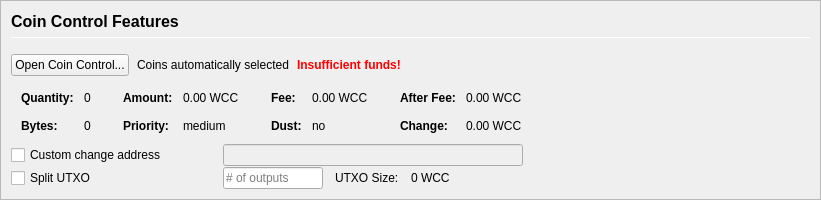
         <widget class="QFrame" name="frameCoinControl">
          <property name="sizePolicy">
           <sizepolicy hsizetype="Expanding" vsizetype="Expanding">
            <horstretch>0</horstretch>
            <verstretch>0</verstretch>
           </sizepolicy>
          </property>
          <property name="maximumSize">
           <size>
            <width>16777215</width>
            <height>16777215</height>
           </size>
          </property>
          <property name="frameShape">
           <enum>QFrame::StyledPanel</enum>
          </property>
          <property name="frameShadow">
           <enum>QFrame::Sunken</enum>
          </property>
          <layout class="QVBoxLayout" name="verticalLayoutCoinControl2">
           <property name="spacing">
            <number>0</number>
           </property>
           <property name="margin">
            <number>0</number>
           </property>
           <item>
            <widget class="QFrame" name="frameCoinControl_BG">
             <layout class="QVBoxLayout" name="verticalLayoutCoinControl" stretch="0,0,0,0,0,0">
              <property name="spacing">
               <number>1</number>
              </property>
              <property name="leftMargin">
               <number>10</number>
              </property>
              <property name="topMargin">
               <number>10</number>
              </property>
              <item>
               <layout class="QHBoxLayout" name="horizontalLayoutCoinControl1">
                <property name="bottomMargin">
                 <number>15</number>
                </property>
                <item>
                 <layout class="QVBoxLayout" name="verticalLayout_3">
                  <property name="spacing">
                   <number>6</number>
                  </property>
                  <item>
                   <widget class="QLabel" name="labelCoinControlFeatures">
                    <property name="sizePolicy">
                     <sizepolicy hsizetype="Preferred" vsizetype="Maximum">
                      <horstretch>0</horstretch>
                      <verstretch>0</verstretch>
                     </sizepolicy>
                    </property>
                    <property name="minimumSize">
                     <size>
                      <width>0</width>
                      <height>20</height>
                     </size>
                    </property>
                    <property name="font">
                     <font>
                      <pointsize>12</pointsize>
                      <weight>75</weight>
                      <bold>true</bold>
                     </font>
                    </property>
                    <property name="styleSheet">
                     <string notr="true">font-weight:bold;</string>
                    </property>
                    <property name="text">
                     <string>Coin Control Features</string>
                    </property>
                   </widget>
                  </item>
                  <item>
                   <widget class="Line" name="line">
                    <property name="minimumSize">
                     <size>
                      <width>0</width>
                      <height>1</height>
                     </size>
                    </property>
                    <property name="maximumSize">
                     <size>
                      <width>16777215</width>
                      <height>1</height>
                     </size>
                    </property>
                    <property name="orientation">
                     <enum>Qt::Horizontal</enum>
                    </property>
                   </widget>
                  </item>
                 </layout>
                </item>
               </layout>
              </item>
              <item>
               <layout class="QHBoxLayout" name="horizontalLayoutCoinControl2" stretch="0,0,0,0">
                <property name="spacing">
                 <number>8</number>
                </property>
                <property name="bottomMargin">
                 <number>10</number>
                </property>
                <item>
                 <widget class="QPushButton" name="pushButtonCoinControl">
                  <property name="styleSheet">
                   <string notr="true"/>
                  </property>
                  <property name="text">
                   <string>Open Coin Control...</string>
                  </property>
                  <property name="autoDefault">
                   <bool>false</bool>
                  </property>
                 </widget>
                </item>
                <item>
                 <widget class="QLabel" name="labelCoinControlAutomaticallySelected">
                  <property name="text">
                   <string>Coins automatically selected</string>
                  </property>
                  <property name="margin">
                   <number>5</number>
                  </property>
                 </widget>
                </item>
                <item>
                 <widget class="QLabel" name="labelCoinControlInsuffFunds">
                  <property name="font">
                   <font>
                    <weight>75</weight>
                    <bold>true</bold>
                   </font>
                  </property>
                  <property name="styleSheet">
                   <string notr="true">color:red;font-weight:bold;</string>
                  </property>
                  <property name="text">
                   <string>Insufficient funds!</string>
                  </property>
                  <property name="margin">
                   <number>5</number>
                  </property>
                 </widget>
                </item>
                <item>
                 <spacer name="horizontalSpacerCoinControl">
                  <property name="orientation">
                   <enum>Qt::Horizontal</enum>
                  </property>
                  <property name="sizeHint" stdset="0">
                   <size>
                    <width>40</width>
                    <height>1</height>
                   </size>
                  </property>
                 </spacer>
                </item>
               </layout>
              </item>
              <item>
               <widget class="QWidget" name="widgetCoinControl" native="true">
                <property name="sizePolicy">
                 <sizepolicy hsizetype="Preferred" vsizetype="Preferred">
                  <horstretch>0</horstretch>
                  <verstretch>0</verstretch>
                 </sizepolicy>
                </property>
                <property name="minimumSize">
                 <size>
                  <width>0</width>
                  <height>0</height>
                 </size>
                </property>
                <property name="styleSheet">
                 <string notr="true"/>
                </property>
                <layout class="QHBoxLayout" name="horizontalLayoutCoinControl5">
                 <property name="margin">
                  <number>0</number>
                 </property>
                 <item>
                  <layout class="QHBoxLayout" name="horizontalLayoutCoinControl3" stretch="0,0,0,1">
                   <property name="spacing">
                    <number>20</number>
                   </property>
                   <property name="topMargin">
                    <number>0</number>
                   </property>
                   <property name="bottomMargin">
                    <number>10</number>
                   </property>
                   <item>
                    <layout class="QFormLayout" name="formLayoutCoinControl1">
                     <property name="horizontalSpacing">
                      <number>10</number>
                     </property>
                     <property name="verticalSpacing">
                      <number>14</number>
                     </property>
                     <property name="leftMargin">
                      <number>10</number>
                     </property>
                     <property name="topMargin">
                      <number>4</number>
                     </property>
                     <property name="rightMargin">
                      <number>6</number>
                     </property>
                     <item row="0" column="0">
                      <widget class="QLabel" name="labelCoinControlQuantityText">
                       <property name="font">
                        <font>
                         <weight>75</weight>
                         <bold>true</bold>
                        </font>
                       </property>
                       <property name="text">
                        <string>Quantity:</string>
                       </property>
                       <property name="margin">
                        <number>0</number>
                       </property>
                      </widget>
                     </item>
                     <item row="0" column="1">
                      <widget class="QLabel" name="labelCoinControlQuantity">
                       <property name="cursor">
                        <cursorShape>IBeamCursor</cursorShape>
                       </property>
                       <property name="contextMenuPolicy">
                        <enum>Qt::ActionsContextMenu</enum>
                       </property>
                       <property name="text">
                        <string notr="true">0</string>
                       </property>
                       <property name="margin">
                        <number>0</number>
                       </property>
                       <property name="textInteractionFlags">
                        <set>Qt::LinksAccessibleByMouse|Qt::TextSelectableByKeyboard|Qt::TextSelectableByMouse</set>
                       </property>
                      </widget>
                     </item>
                     <item row="1" column="0">
                      <widget class="QLabel" name="labelCoinControlBytesText">
                       <property name="font">
                        <font>
                         <weight>75</weight>
                         <bold>true</bold>
                        </font>
                       </property>
                       <property name="text">
                        <string>Bytes:</string>
                       </property>
                      </widget>
                     </item>
                     <item row="1" column="1">
                      <widget class="QLabel" name="labelCoinControlBytes">
                       <property name="cursor">
                        <cursorShape>IBeamCursor</cursorShape>
                       </property>
                       <property name="contextMenuPolicy">
                        <enum>Qt::ActionsContextMenu</enum>
                       </property>
                       <property name="text">
                        <string notr="true">0</string>
                       </property>
                       <property name="textInteractionFlags">
                        <set>Qt::LinksAccessibleByMouse|Qt::TextSelectableByKeyboard|Qt::TextSelectableByMouse</set>
                       </property>
                      </widget>
                     </item>
                    </layout>
                   </item>
                   <item>
                    <layout class="QFormLayout" name="formLayoutCoinControl2">
                     <property name="horizontalSpacing">
                      <number>10</number>
                     </property>
                     <property name="verticalSpacing">
                      <number>14</number>
                     </property>
                     <property name="leftMargin">
                      <number>6</number>
                     </property>
                     <property name="topMargin">
                      <number>4</number>
                     </property>
                     <property name="rightMargin">
                      <number>6</number>
                     </property>
                     <item row="0" column="0">
                      <widget class="QLabel" name="labelCoinControlAmountText">
                       <property name="font">
                        <font>
                         <weight>75</weight>
                         <bold>true</bold>
                        </font>
                       </property>
                       <property name="text">
                        <string>Amount:</string>
                       </property>
                       <property name="margin">
                        <number>0</number>
                       </property>
                      </widget>
                     </item>
                     <item row="0" column="1">
                      <widget class="QLabel" name="labelCoinControlAmount">
                       <property name="cursor">
                        <cursorShape>IBeamCursor</cursorShape>
                       </property>
                       <property name="contextMenuPolicy">
                        <enum>Qt::ActionsContextMenu</enum>
                       </property>
                       <property name="text">
                        <string notr="true">0.00 WCC</string>
                       </property>
                       <property name="textInteractionFlags">
                        <set>Qt::LinksAccessibleByMouse|Qt::TextSelectableByKeyboard|Qt::TextSelectableByMouse</set>
                       </property>
                      </widget>
                     </item>
                     <item row="1" column="0">
                      <widget class="QLabel" name="labelCoinControlPriorityText">
                       <property name="font">
                        <font>
                         <weight>75</weight>
                         <bold>true</bold>
                        </font>
                       </property>
                       <property name="text">
                        <string>Priority:</string>
                       </property>
                      </widget>
                     </item>
                     <item row="1" column="1">
                      <widget class="QLabel" name="labelCoinControlPriority">
                       <property name="cursor">
                        <cursorShape>IBeamCursor</cursorShape>
                       </property>
                       <property name="contextMenuPolicy">
                        <enum>Qt::ActionsContextMenu</enum>
                       </property>
                       <property name="text">
                        <string>medium</string>
                       </property>
                       <property name="textInteractionFlags">
                        <set>Qt::LinksAccessibleByMouse|Qt::TextSelectableByKeyboard|Qt::TextSelectableByMouse</set>
                       </property>
                      </widget>
                     </item>
                    </layout>
                   </item>
                   <item>
                    <layout class="QFormLayout" name="formLayoutCoinControl3">
                     <property name="horizontalSpacing">
                      <number>10</number>
                     </property>
                     <property name="verticalSpacing">
                      <number>14</number>
                     </property>
                     <property name="leftMargin">
                      <number>6</number>
                     </property>
                     <property name="topMargin">
                      <number>4</number>
                     </property>
                     <property name="rightMargin">
                      <number>6</number>
                     </property>
                     <item row="0" column="0">
                      <widget class="QLabel" name="labelCoinControlFeeText">
                       <property name="font">
                        <font>
                         <weight>75</weight>
                         <bold>true</bold>
                        </font>
                       </property>
                       <property name="text">
                        <string>Fee:</string>
                       </property>
                       <property name="margin">
                        <number>0</number>
                       </property>
                      </widget>
                     </item>
                     <item row="0" column="1">
                      <widget class="QLabel" name="labelCoinControlFee">
                       <property name="cursor">
                        <cursorShape>IBeamCursor</cursorShape>
                       </property>
                       <property name="contextMenuPolicy">
                        <enum>Qt::ActionsContextMenu</enum>
                       </property>
                       <property name="text">
                        <string notr="true">0.00 WCC</string>
                       </property>
                       <property name="textInteractionFlags">
                        <set>Qt::LinksAccessibleByMouse|Qt::TextSelectableByKeyboard|Qt::TextSelectableByMouse</set>
                       </property>
                      </widget>
                     </item>
                     <item row="1" column="0">
                      <widget class="QLabel" name="labelCoinControlLowOutputText">
                       <property name="font">
                        <font>
                         <weight>75</weight>
                         <bold>true</bold>
                        </font>
                       </property>
                       <property name="text">
                        <string>Dust:</string>
                       </property>
                      </widget>
                     </item>
                     <item row="1" column="1">
                      <widget class="QLabel" name="labelCoinControlLowOutput">
                       <property name="cursor">
                        <cursorShape>IBeamCursor</cursorShape>
                       </property>
                       <property name="contextMenuPolicy">
                        <enum>Qt::ActionsContextMenu</enum>
                       </property>
                       <property name="text">
                        <string>no</string>
                       </property>
                       <property name="textInteractionFlags">
                        <set>Qt::LinksAccessibleByMouse|Qt::TextSelectableByKeyboard|Qt::TextSelectableByMouse</set>
                       </property>
                      </widget>
                     </item>
                    </layout>
                   </item>
                   <item>
                    <layout class="QFormLayout" name="formLayoutCoinControl4">
                     <property name="horizontalSpacing">
                      <number>10</number>
                     </property>
                     <property name="verticalSpacing">
                      <number>14</number>
                     </property>
                     <property name="leftMargin">
                      <number>6</number>
                     </property>
                     <property name="topMargin">
                      <number>4</number>
                     </property>
                     <property name="rightMargin">
                      <number>6</number>
                     </property>
                     <item row="0" column="0">
                      <widget class="QLabel" name="labelCoinControlAfterFeeText">
                       <property name="font">
                        <font>
                         <weight>75</weight>
                         <bold>true</bold>
                        </font>
                       </property>
                       <property name="text">
                        <string>After Fee:</string>
                       </property>
                       <property name="margin">
                        <number>0</number>
                       </property>
                      </widget>
                     </item>
                     <item row="0" column="1">
                      <widget class="QLabel" name="labelCoinControlAfterFee">
                       <property name="cursor">
                        <cursorShape>IBeamCursor</cursorShape>
                       </property>
                       <property name="contextMenuPolicy">
                        <enum>Qt::ActionsContextMenu</enum>
                       </property>
                       <property name="text">
                        <string notr="true">0.00 WCC</string>
                       </property>
                       <property name="textInteractionFlags">
                        <set>Qt::LinksAccessibleByMouse|Qt::TextSelectableByKeyboard|Qt::TextSelectableByMouse</set>
                       </property>
                      </widget>
                     </item>
                     <item row="1" column="0">
                      <widget class="QLabel" name="labelCoinControlChangeText">
                       <property name="font">
                        <font>
                         <weight>75</weight>
                         <bold>true</bold>
                        </font>
                       </property>
                       <property name="text">
                        <string>Change:</string>
                       </property>
                      </widget>
                     </item>
                     <item row="1" column="1">
                      <widget class="QLabel" name="labelCoinControlChange">
                       <property name="cursor">
                        <cursorShape>IBeamCursor</cursorShape>
                       </property>
                       <property name="contextMenuPolicy">
                        <enum>Qt::ActionsContextMenu</enum>
                       </property>
                       <property name="text">
                        <string notr="true">0.00 WCC</string>
                       </property>
                       <property name="textInteractionFlags">
                        <set>Qt::LinksAccessibleByMouse|Qt::TextSelectableByKeyboard|Qt::TextSelectableByMouse</set>
                       </property>
                      </widget>
                     </item>
                    </layout>
                   </item>
                  </layout>
                 </item>
                </layout>
               </widget>
              </item>
              <item>
               <layout class="QHBoxLayout" name="horizontalLayoutCoinControl4">
                <property name="spacing">
                 <number>12</number>
                </property>
                <property name="sizeConstraint">
                 <enum>QLayout::SetDefaultConstraint</enum>
                </property>
                <property name="topMargin">
                 <number>0</number>
                </property>
                <property name="rightMargin">
                 <number>0</number>
                </property>
                <item>
                 <widget class="QCheckBox" name="checkBoxCoinControlChange">
                  <property name="sizePolicy">
                   <sizepolicy hsizetype="Preferred" vsizetype="Preferred">
                    <horstretch>0</horstretch>
                    <verstretch>0</verstretch>
                   </sizepolicy>
                  </property>
                  <property name="minimumSize">
                   <size>
                    <width>200</width>
                    <height>0</height>
                   </size>
                  </property>
                  <property name="maximumSize">
                   <size>
                    <width>200</width>
                    <height>16777215</height>
                   </size>
                  </property>
                  <property name="toolTip">
                   <string>If this is activated, but the change address is empty or invalid, change will be sent to a newly generated address.</string>
                  </property>
                  <property name="text">
                   <string>Custom change address</string>
                  </property>
                 </widget>
                </item>
                <item>
                 <widget class="QValidatedLineEdit" name="lineEditCoinControlChange">
                  <property name="enabled">
                   <bool>false</bool>
                  </property>
                  <property name="sizePolicy">
                   <sizepolicy hsizetype="Preferred" vsizetype="Preferred">
                    <horstretch>0</horstretch>
                    <verstretch>0</verstretch>
                   </sizepolicy>
                  </property>
                  <property name="minimumSize">
                   <size>
                    <width>300</width>
                    <height>0</height>
                   </size>
                  </property>
                 </widget>
                </item>
                <item>
                 <widget class="QLabel" name="labelCoinControlChangeLabel">
                  <property name="sizePolicy">
                   <sizepolicy hsizetype="Preferred" vsizetype="Preferred">
                    <horstretch>0</horstretch>
                    <verstretch>0</verstretch>
                   </sizepolicy>
                  </property>
                  <property name="minimumSize">
                   <size>
                    <width>100</width>
                    <height>0</height>
                   </size>
                  </property>
                  <property name="text">
                   <string/>
                  </property>
                  <property name="margin">
                   <number>3</number>
                  </property>
                 </widget>
                </item>
               </layout>
              </item>
              <item>
               <layout class="QHBoxLayout" name="horizontalLayoutCoinControl6">
                <property name="spacing">
                 <number>12</number>
                </property>
                <property name="rightMargin">
                 <number>0</number>
                </property>
                <item>
                 <widget class="QCheckBox" name="splitBlockCheckBox">
                  <property name="sizePolicy">
                   <sizepolicy hsizetype="Preferred" vsizetype="Preferred">
                    <horstretch>0</horstretch>
                    <verstretch>0</verstretch>
                   </sizepolicy>
                  </property>
                  <property name="minimumSize">
                   <size>
                    <width>200</width>
                    <height>0</height>
                   </size>
                  </property>
                  <property name="maximumSize">
                   <size>
                    <width>200</width>
                    <height>16777215</height>
                   </size>
                  </property>
                  <property name="text">
                   <string>Split UTXO</string>
                  </property>
                 </widget>
                </item>
                <item>
                 <widget class="QLineEdit" name="splitBlockLineEdit">
                  <property name="sizePolicy">
                   <sizepolicy hsizetype="Preferred" vsizetype="Preferred">
                    <horstretch>50</horstretch>
                    <verstretch>0</verstretch>
                   </sizepolicy>
                  </property>
                  <property name="minimumSize">
                   <size>
                    <width>100</width>
                    <height>0</height>
                   </size>
                  </property>
                  <property name="maximumSize">
                   <size>
                    <width>100</width>
                    <height>16777215</height>
                   </size>
                  </property>
                  <property name="placeholderText">
                   <string># of outputs</string>
                  </property>
                 </widget>
                </item>
                <item>
                 <widget class="QLabel" name="labelBlockSizeText">
                  <property name="text">
                   <string>UTXO Size:</string>
                  </property>
                 </widget>
                </item>
                <item>
                 <widget class="QLabel" name="labelBlockSize">
                  <property name="text">
                   <string>0 WCC</string>
                  </property>
                 </widget>
                </item>
                <item>
                 <spacer name="horizontalSpacer_7">
                  <property name="orientation">
                   <enum>Qt::Horizontal</enum>
                  </property>
                  <property name="sizeHint" stdset="0">
                   <size>
                    <width>40</width>
                    <height>20</height>
                   </size>
                  </property>
                 </spacer>
                </item>
               </layout>
              </item>
              <item>
               <spacer name="verticalSpacerCoinControl">
                <property name="orientation">
                 <enum>Qt::Vertical</enum>
                </property>
                <property name="sizeHint" stdset="0">
                 <size>
                  <width>800</width>
                  <height>1</height>
                 </size>
                </property>
               </spacer>
              </item>
             </layout>
            </widget>
           </item>
          </layout>
         </widget>
